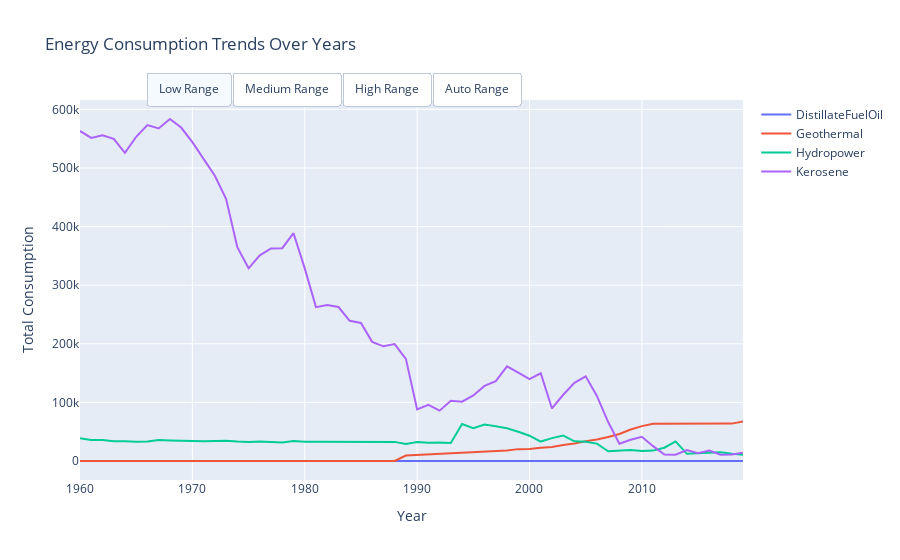

Write notebook code for a chart like this one.
### Code cell
import plotly.graph_objects as go

# Load the dataset
file_path = 'energy.csv'  # Update with the correct path to your CSV file
energy_data = pd.read_csv(file_path)

# Prepare your data as previously described and create your pivot_data DataFrame
energy_types = ['Coal', 'Petroleum', 'Kerosene', 'Hydropower', 'DistillateFuelOil', 'Geothermal']
pivot_data = consumption_data.pivot(index='Year', columns='EnergyType', values='Consumption')

# Create a Plotly figure
fig = go.Figure()

# Add traces for each energy type
for energy_type in pivot_data.columns:
    fig.add_trace(go.Scatter(x=pivot_data.index, y=pivot_data[energy_type],
                             mode='lines', name=energy_type))

# Define buttons for adjusting y-axis range
fig.update_layout(
    updatemenus=[
        dict(
            type="buttons",
            direction="left",
            buttons=list([
                dict(
                    args=["yaxis.range", [0, 10000]],  # Adjust the range as necessary
                    label="Low Range",
                    method="relayout"
                ),
                dict(
                    args=["yaxis.range", [10000, 50000]],  # Adjust the range as necessary
                    label="Medium Range",
                    method="relayout"
                ),
                dict(
                    args=["yaxis.range", [50000, 100000]],  # Adjust the range as necessary
                    label="High Range",
                    method="relayout"
                ),
                dict(
                    args=["yaxis.autorange", True],
                    label="Auto Range",
                    method="relayout"
                )
            ]),
            pad={"r": 10, "t": 10},
            showactive=True,
            x=0.1,
            xanchor="left",
            y=1.1,
            yanchor="top"
        ),
    ]
)

# Update layout for a better display
fig.update_layout(
    title='Energy Consumption Trends Over Years',
    xaxis_title='Year',
    yaxis_title='Total Consumption',
)

# Show the figure
fig.show()

### Figure 1 — Plotly figure (JSON) as saved in the notebook; plotly's stock layout.template omitted (floating-point values rounded to 4 significant figures)
{"data": [{"mode": "lines", "name": "DistillateFuelOil", "type": "scatter", "x": [1960, 1961, 1962, 1963, 1964, 1965, 1966, 1967, 1968, 1969, 1970, 1971, 1972, 1973, 1974, 1975, 1976, 1977, 1978, 1979, 1980, 1981, 1982, 1983, 1984, 1985, 1986, 1987, 1988, 1989, 1990, 1991, 1992, 1993, 1994, 1995, 1996, 1997, 1998, 1999, 2000, 2001, 2002, 2003, 2004, 2005, 2006, 2007, 2008, 2009, 2010, 2011, 2012, 2013, 2014, 2015, 2016, 2017, 2018, 2019], "y": [0, 0, 0, 0, 0, 0, 0, 0, 0, 0, 0, 0, 0, 0, 0, 0, 0, 0, 0, 0, 0, 0, 0, 0, 0, 0, 0, 0, 0, 0, 0, 0, 0, 0, 0, 0, 0, 0, 0, 0, 0, 0, 0, 0, 0, 0, 0, 0, 0, 0, 0, 0, 0, 0, 0, 0, 0, 0, 0, 0]}, {"mode": "lines", "name": "Geothermal", "type": "scatter", "x": [1960, 1961, 1962, 1963, 1964, 1965, 1966, 1967, 1968, 1969, 1970, 1971, 1972, 1973, 1974, 1975, 1976, 1977, 1978, 1979, 1980, 1981, 1982, 1983, 1984, 1985, 1986, 1987, 1988, 1989, 1990, 1991, 1992, 1993, 1994, 1995, 1996, 1997, 1998, 1999, 2000, 2001, 2002, 2003, 2004, 2005, 2006, 2007, 2008, 2009, 2010, 2011, 2012, 2013, 2014, 2015, 2016, 2017, 2018, 2019], "y": [0, 0, 0, 0, 0, 0, 0, 0, 0, 0, 0, 0, 0, 0, 0, 0, 0, 0, 0, 0, 0, 0, 0, 0, 0, 0, 0, 0, 0, 9307, 10198, 11002, 11800, 12500, 13211, 14101, 15198, 16200, 17832, 20264, 20633, 22480, 23744, 27404, 29798, 33800, 36696, 41102, 46196, 53700, 59499, 63504, 63502, 63502, 63502, 63502, 63502, 63502, 63807, 67436]}, {"mode": "lines", "name": "Hydropower", "type": "scatter", "x": [1960, 1961, 1962, 1963, 1964, 1965, 1966, 1967, 1968, 1969, 1970, 1971, 1972, 1973, 1974, 1975, 1976, 1977, 1978, 1979, 1980, 1981, 1982, 1983, 1984, 1985, 1986, 1987, 1988, 1989, 1990, 1991, 1992, 1993, 1994, 1995, 1996, 1997, 1998, 1999, 2000, 2001, 2002, 2003, 2004, 2005, 2006, 2007, 2008, 2009, 2010, 2011, 2012, 2013, 2014, 2015, 2016, 2017, 2018, 2019], "y": [38808, 35838, 35991, 33914, 33773, 32758, 33138, 35786, 35173, 34218, 34040, 33746, 34423, 34771, 33202, 32321, 33372, 32601, 31561, 34094, 32838, 33043, 33046, 33253, 32999, 33024, 33021, 32934, 32637, 29081, 32378, 31044, 31775, 30621, 63146, 55914, 62071, 59288, 55768, 49830, 43201, 33185, 39039, 43484, 33589, 32813, 29681, 16479, 17106, 18927, 17055, 17727, 22654, 33460, 12557, 13459, 13721, 14943, 12531, 10879]}, {"mode": "lines", "name": "Kerosene", "type": "scatter", "x": [1960, 1961, 1962, 1963, 1964, 1965, 1966, 1967, 1968, 1969, 1970, 1971, 1972, 1973, 1974, 1975, 1976, 1977, 1978, 1979, 1980, 1981, 1982, 1983, 1984, 1985, 1986, 1987, 1988, 1989, 1990, 1991, 1992, 1993, 1994, 1995, 1996, 1997, 1998, 1999, 2000, 2001, 2002, 2003, 2004, 2005, 2006, 2007, 2008, 2009, 2010, 2011, 2012, 2013, 2014, 2015, 2016, 2017, 2018, 2019], "y": [563257, 551398, 555850, 549862, 525829, 553287, 573329, 567450, 583643, 569088, 544171, 515504, 486784, 447450, 364869, 328805, 351082, 362657, 363117, 388792, 328687, 262552, 266275, 262815, 239187, 235679, 203336, 195687, 199574, 174369, 88016, 95815, 85917, 102706, 101302, 111843, 128113, 136340, 161543, 150948, 139858, 149702, 89685, 113059, 133474, 144468, 111091, 66515, 29527, 36317, 41249, 25329, 10947, 10761, 18619, 13221, 17996, 10717, 11202, 14011]}], "layout": {"title": {"text": "Energy Consumption Trends Over Years"}, "updatemenus": [{"buttons": [{"args": ["yaxis.range", [0, 10000]], "label": "Low Range", "method": "relayout"}, {"args": ["yaxis.range", [10000, 50000]], "label": "Medium Range", "method": "relayout"}, {"args": ["yaxis.range", [50000, 100000]], "label": "High Range", "method": "relayout"}, {"args": ["yaxis.autorange", true], "label": "Auto Range", "method": "relayout"}], "direction": "left", "pad": {"r": 10, "t": 10}, "showactive": true, "type": "buttons", "x": 0.1, "xanchor": "left", "y": 1.1, "yanchor": "top"}], "xaxis": {"title": {"text": "Year"}}, "yaxis": {"title": {"text": "Total Consumption"}}}}
